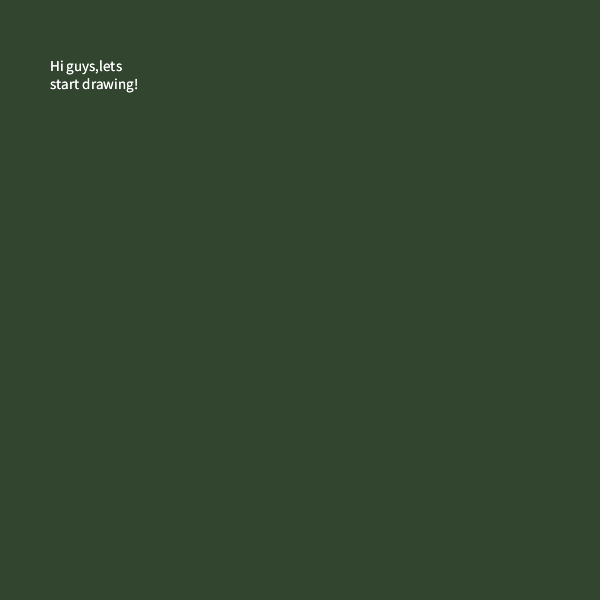
Frame 1 (no input)
Frame 60 (the mouse pressed at the canvas centre just before this capture): identical to frame 1, image omitted
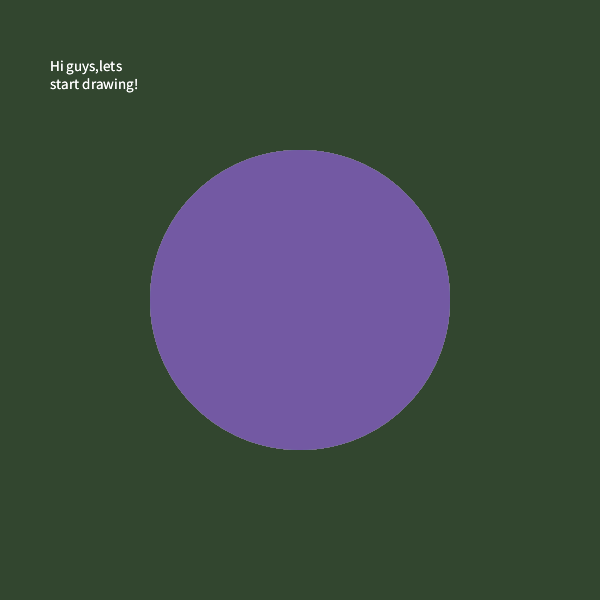
Frame 120 (the mouse held since frame 60 and released just before this capture)

The Processing sketch that drew these frames (run headless with seeded random() and noise(); from frame 60 on, the mouse is pressed at the canvas centre):

// Processing sketch: processing_113356
// ── processing_113356.pde


int x;
int y;
int r;
int g;
int b;

boolean colorchange;
PImage img;

void setup() {
   size(600,600);
   background(50,70,47,70);
   noStroke();
   r=255;
   g=255;
   b=255;
   colorchange = false;
  textSize(15);
  String pc = "Hi guys,lets start drawing!";
  fill(255); 
  text(pc, 50, 60, 90, 80);
  textSize(15);
  String txt = "Press spacebar to start!";
  fill(255); 
  text(pc, 50, 60, 90, 80);
  
  
  
}


void draw()
{
  fill(r,g,b);
  x=mouseX;
  y=mouseY;
  
if(mousePressed == true) {
  noStroke();
     fill(random(255),random(255),random(255),80);
  ellipse(x,y,mouseX,mouseY);
//  if(!colorchange) {

//    r--;
//    g--;
//    b--;
    
  }
  
  if(keyPressed == true)
  {
    if(key == ' ')
    {
      fill(0);
      rect(0,0,600,600);
       textSize(20);
      String pc = "Oops, try again!";
       fill(255); 
  text(pc, 50, 60, 90, 100);
      
    }
  }
//  
//  if(b <=0 || b>=225){
//    colorchange = !colorchange;
    
  }


 
  
